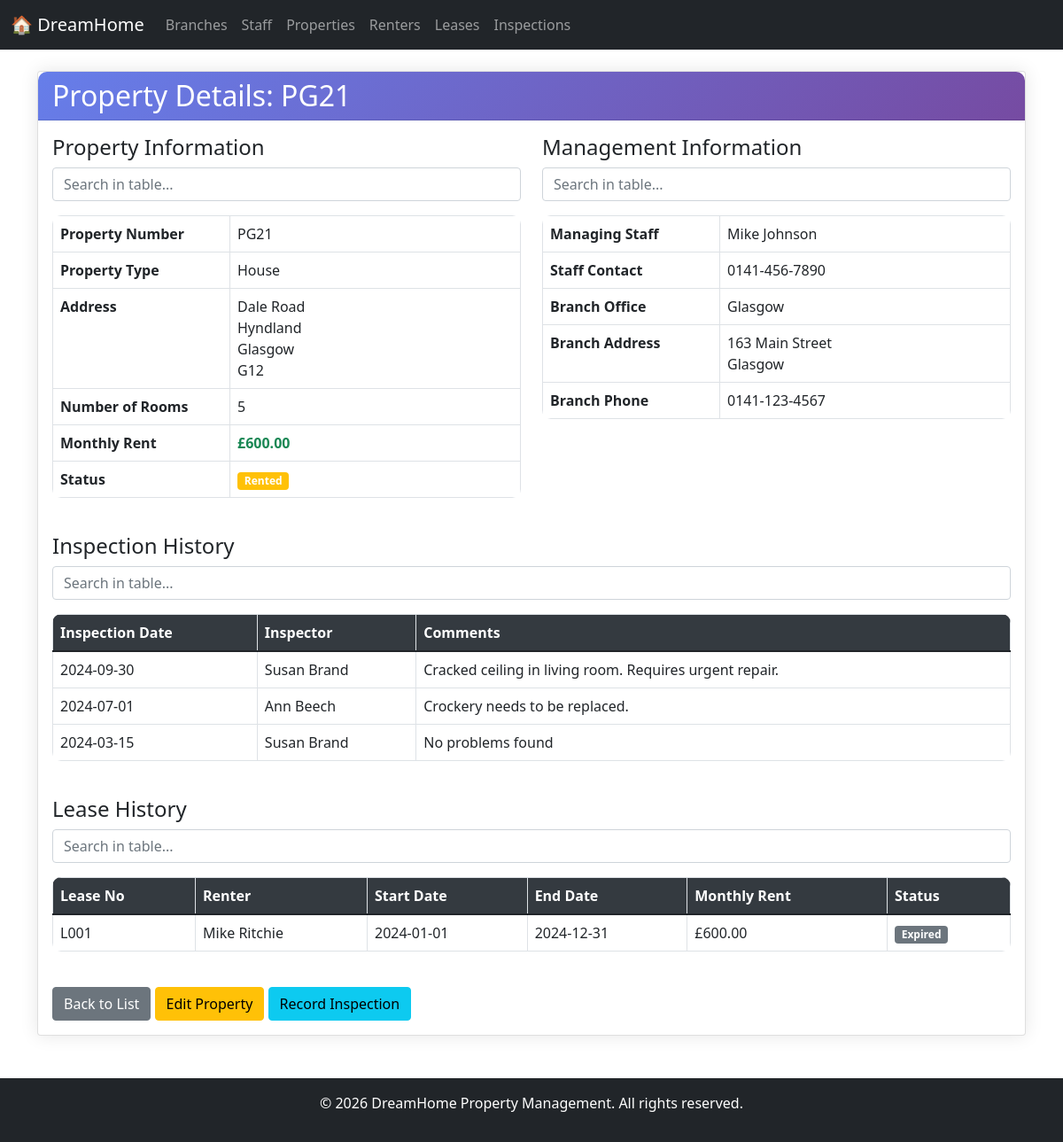
The page /dreamhome/pages/properties/view.php?property_no=PG21 on the database its author committed.
### tables this page shows
CREATE TABLE `property` (
  `property_no` varchar(5) NOT NULL,
  `street` varchar(50) DEFAULT NULL,
  `area` varchar(50) DEFAULT NULL,
  `city` varchar(50) DEFAULT NULL,
  `postcode` varchar(10) DEFAULT NULL,
  `type` varchar(20) DEFAULT NULL,
  `rooms` int(11) DEFAULT NULL,
  `monthly_rent` decimal(10,2) DEFAULT NULL,
  `staff_no` varchar(5) DEFAULT NULL,
  `branch_no` varchar(5) DEFAULT NULL,
  `date_withdrawn` date DEFAULT NULL,
  `status` varchar(20) DEFAULT 'available'
);

CREATE TABLE `staff` (
  `staff_no` varchar(5) NOT NULL,
  `first_name` varchar(30) DEFAULT NULL,
  `last_name` varchar(30) DEFAULT NULL,
  `address` varchar(100) DEFAULT NULL,
  `telephone` varchar(15) DEFAULT NULL,
  `sex` char(1) DEFAULT NULL,
  `date_of_birth` date DEFAULT NULL,
  `national_insurance_no` varchar(15) DEFAULT NULL,
  `job_title` varchar(30) DEFAULT NULL,
  `salary` decimal(10,2) DEFAULT NULL,
  `date_joined` date DEFAULT NULL,
  `branch_no` varchar(5) DEFAULT NULL,
  `supervisor_no` varchar(5) DEFAULT NULL,
  `typing_speed` int(11) DEFAULT NULL,
  `car_allowance` decimal(10,2) DEFAULT NULL,
  `monthly_bonus` decimal(10,2) DEFAULT NULL,
  `manager_start_date` date DEFAULT NULL
);

CREATE TABLE `branch` (
  `branch_no` varchar(5) NOT NULL,
  `street` varchar(50) DEFAULT NULL,
  `area` varchar(50) DEFAULT NULL,
  `city` varchar(50) DEFAULT NULL,
  `postcode` varchar(10) DEFAULT NULL,
  `telephone` varchar(15) DEFAULT NULL,
  `fax` varchar(15) DEFAULT NULL
);

CREATE TABLE `propertyinspection` (
  `inspection_id` int(11) NOT NULL,
  `property_no` varchar(5) DEFAULT NULL,
  `staff_no` varchar(5) DEFAULT NULL,
  `inspection_date` date DEFAULT NULL,
  `comments` text DEFAULT NULL
);

CREATE TABLE `leaseagreement` (
  `lease_no` varchar(5) NOT NULL,
  `property_no` varchar(5) DEFAULT NULL,
  `renter_no` varchar(5) DEFAULT NULL,
  `arranged_by_staff_no` varchar(5) DEFAULT NULL,
  `monthly_rent` decimal(10,2) DEFAULT NULL,
  `payment_method` varchar(20) DEFAULT NULL,
  `deposit_amount` decimal(10,2) DEFAULT NULL,
  `deposit_paid` tinyint(1) DEFAULT NULL,
  `start_date` date DEFAULT NULL,
  `end_date` date DEFAULT NULL,
  `duration` int(11) DEFAULT NULL
);

### dreamhome/pages/properties/view.php (the view, shortened to what this page needs)
<?php
include '../../includes/header.php';
$database = new Database();
$db = $database->getConnection();
$property_no = $_GET['property_no'];
$sql = "SELECT p.*,
        CONCAT(s.first_name, ' ', s.last_name) as manager_name,
        s.telephone as manager_phone,
        b.city as branch_city,
        b.street as branch_street,
        b.telephone as branch_phone
        FROM Property p
        LEFT JOIN Staff s ON p.staff_no = s.staff_no
        LEFT JOIN Branch b ON p.branch_no = b.branch_no
        WHERE p.property_no = :property_no";
$stmt = $db->prepare($sql);
$stmt->bindParam(':property_no', $property_no);
$stmt->execute();
$property = $stmt->fetch(PDO::FETCH_ASSOC);
$inspection_sql = "SELECT i.*,
                   CONCAT(s.first_name, ' ', s.last_name) as inspector_name
                   FROM PropertyInspection i
                   JOIN Staff s ON i.staff_no = s.staff_no
                   WHERE i.property_no = :property_no
                   ORDER BY i.inspection_date DESC";
$inspection_stmt = $db->prepare($inspection_sql);
$inspection_stmt->bindParam(':property_no', $property_no);
$inspection_stmt->execute();
$inspections = $inspection_stmt->fetchAll(PDO::FETCH_ASSOC);
$history_sql = "SELECT l.*,
                CONCAT(r.first_name, ' ', r.last_name) as renter_name
                FROM LeaseAgreement l
                JOIN Renter r ON l.renter_no = r.renter_no
                WHERE l.property_no = :property_no
                ORDER BY l.start_date DESC";
$history_stmt = $db->prepare($history_sql);
$history_stmt->bindParam(':property_no', $property_no);
$history_stmt->execute();
$lease_history = $history_stmt->fetchAll(PDO::FETCH_ASSOC);
?>
<div class="card">
    <div class="card-header">
        <h2 class="mb-0">Property Details: <?php echo $property['property_no']; ?></h2>
    </div>
    <div class="card-body">
        <div class="row">
            <div class="col-md-6">
                <h4>Property Information</h4>
                <table class="table table-bordered">
                    <tr>
                        <th width="200">Property Number</th>
                        <td><?php echo $property['property_no']; ?></td>
                    </tr>
                    <tr>
                        <th>Property Type</th>
                        <td><?php echo $property['type']; ?></td>
                    </tr>
                    <tr>
                        <th>Address</th>
                        <td>
                            <?php echo $property['street']; ?><br>
                            <?php if ($property['area']): echo $property['area'] . '<br>'; endif; ?>
                            <?php echo $property['city']; ?><br>
                            <?php echo $property['postcode']; ?>
                        </td>
                    </tr>
                    <tr>
                        <th>Number of Rooms</th>
                        <td><?php echo $property['rooms']; ?></td>
                    </tr>
                    <tr>
                        <th>Monthly Rent</th>
                        <td class="fw-bold text-success">£<?php echo number_format($property['monthly_rent'], 2); ?></td>
                    </tr>
                    <tr>
                        <th>Status</th>
                        <td>
                            <?php if ($property['status'] == 'available'): ?>
                                <span class="badge bg-success">Available</span>
                            <?php elseif ($property['status'] == 'rented'): ?>
                                <span class="badge bg-warning">Rented</span>
                            <?php else: ?>
                                <span class="badge bg-secondary">Withdrawn</span>
                            <?php endif; ?>
                        </td>
                    </tr>
                </table>
            </div>
            <div class="col-md-6">
                <h4>Management Information</h4>
                <table class="table table-bordered">
                    <tr>
                        <th width="200">Managing Staff</th>
                        <td><?php echo $property['manager_name'] ?: 'Not Assigned'; ?></td>
                    </tr>
                    <tr>
                        <th>Staff Contact</th>
                        <td><?php echo $property['manager_phone'] ?: 'N/A'; ?></td>
                    </tr>
                    <tr>
                        <th>Branch Office</th>
                        <td><?php echo $property['branch_city']; ?></td>
                    </tr>
                    <tr>
                        <th>Branch Address</th>
                        <td>
                            <?php echo $property['branch_street']; ?><br>
                            <?php echo $property['branch_city']; ?>
                        </td>
                    </tr>
                    <tr>
                        <th>Branch Phone</th>
                        <td><?php echo $property['branch_phone']; ?></td>
                    </tr>
                </table>
            </div>
        </div>
        <?php if (count($inspections) > 0): ?>
        <div class="row mt-4">
            <div class="col-12">
                <h4>Inspection History</h4>
                <div class="table-responsive">
                    <table class="table table-bordered">
                        <thead>
                            <tr>
                                <th>Inspection Date</th>
                                <th>Inspector</th>
                                <th>Comments</th>
                            </tr>
                        </thead>
                        <tbody>
                            <?php foreach ($inspections as $inspection): ?>
                            <tr>
                                <td><?php echo $inspection['inspection_date']; ?></td>
                                <td><?php echo $inspection['inspector_name']; ?></td>
                                <td><?php echo nl2br($inspection['comments']); ?></td>
                            </tr>
                            <?php endforeach; ?>
                        </tbody>
                    </table>
                </div>
            </div>
        </div>
        <?php endif; ?>
        <?php if (count($lease_history) > 0): ?>
        <div class="row mt-4">
            <div class="col-12">
                <h4>Lease History</h4>
                <div class="table-responsive">
                    <table class="table table-bordered">
                        <thead>
                            <tr>
                                <th>Lease No</th>
                                <th>Renter</th>
                                <th>Start Date</th>
                                <th>End Date</th>
                                <th>Monthly Rent</th>
                                <th>Status</th>
                            </tr>
                        </thead>
                        <tbody>
                            <?php foreach ($lease_history as $history):
                                $status = strtotime($history['end_date']) < time() ? 'Expired' : 'Active';
                            ?>
                            <tr>
                                <td><?php echo $history['lease_no']; ?></td>
                                <td><?php echo $history['renter_name']; ?></td>
                                <td><?php echo $history['start_date']; ?></td>
                                <td><?php echo $history['end_date']; ?></td>
                                <td>£<?php echo number_format($history['monthly_rent'], 2); ?></td>
                                <td>
                                    <span class="badge bg-<?php echo $status == 'Active' ? 'success' : 'secondary'; ?>">
                                        <?php echo $status; ?>
                                    </span>
                                </td>
                            </tr>
                            <?php endforeach; ?>
                        </tbody>
                    </table>
                </div>
            </div>
        </div>
        <?php endif; ?>
        <div class="mt-4">
            <a href="index.php" class="btn btn-secondary">Back to List</a>
            <a href="edit.php?property_no=<?php echo $property['property_no']; ?>" class="btn btn-warning">Edit Property</a>
            <a href="../inspections/add.php?property_no=<?php echo $property['property_no']; ?>" class="btn btn-info">Record Inspection</a>
        </div>
    </div>
</div>
<?php include '../../includes/footer.php'; ?>

### dreamhome/css/style.css (style rules this page uses)
body { background-color: #f8f9fa; font-family: 'Segoe UI', Tahoma, Geneva, Verdana, sans-serif; }
.card { border: none; border-radius: 10px; box-shadow: 0 0 20px rgba(0,0,0,0.1); margin-bottom: 20px; }
.card-header { background: linear-gradient(135deg, #667eea 0%, #764ba2 100%); color: white; border-radius: 10px 10px 0 0 !important; padding: 15px 20px; }
.table { background-color: white; border-radius: 10px; overflow: hidden; }
.table thead { background-color: #343a40; color: white; }

### rows shown on the page
property: property_no "PG21", type "House", street "Dale Road", area "Hyndland", city "Glasgow", postcode "G12", rooms "5", monthly_rent "600.00", staff_no.telephone "0141-456-7890", branch_no.city "Glasgow", branch_no.street "163 Main Street", branch_no.telephone "0141-123-4567"
propertyinspection: inspection_date "2024-09-30", inspector_name "Susan Brand", comments "Cracked ceiling in living room. Requires urgent repair."
propertyinspection: inspection_date "2024-07-01", inspector_name "Ann Beech", comments "Crockery needs to be replaced."
propertyinspection: inspection_date "2024-03-15", inspector_name "Susan Brand", comments "No problems found"
leaseagreement: lease_no "L001", renter_name "Mike Ritchie", start_date "2024-01-01", end_date "2024-12-31", monthly_rent "600.00"

### other values the page prints
$property['manager_name'] ?: 'Not Assigned' "Mike Johnson"
